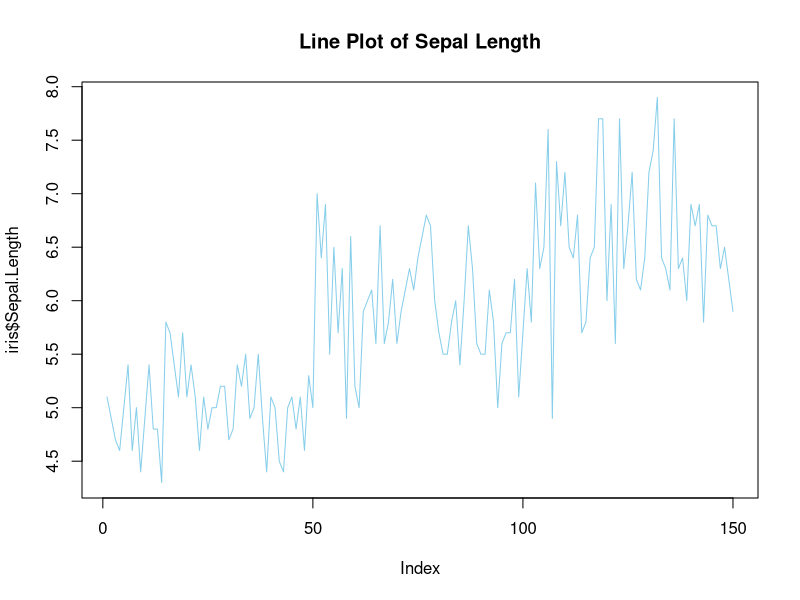
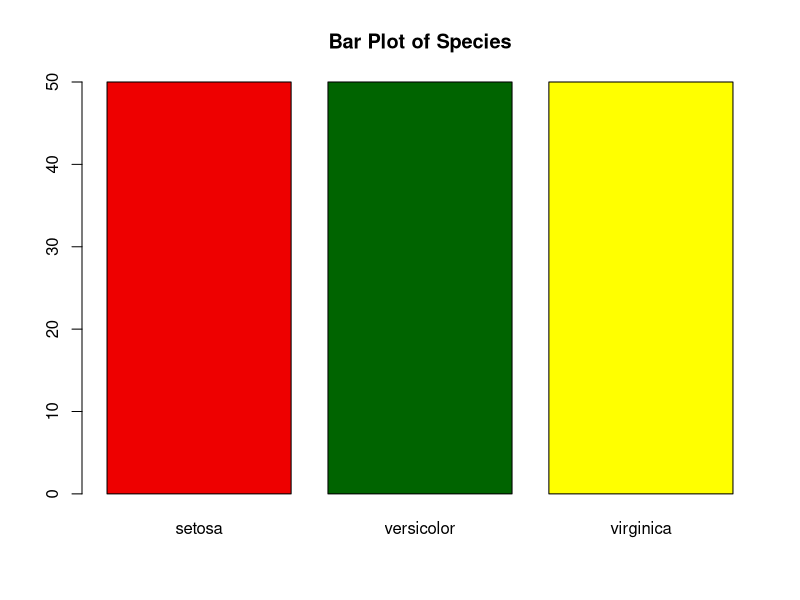
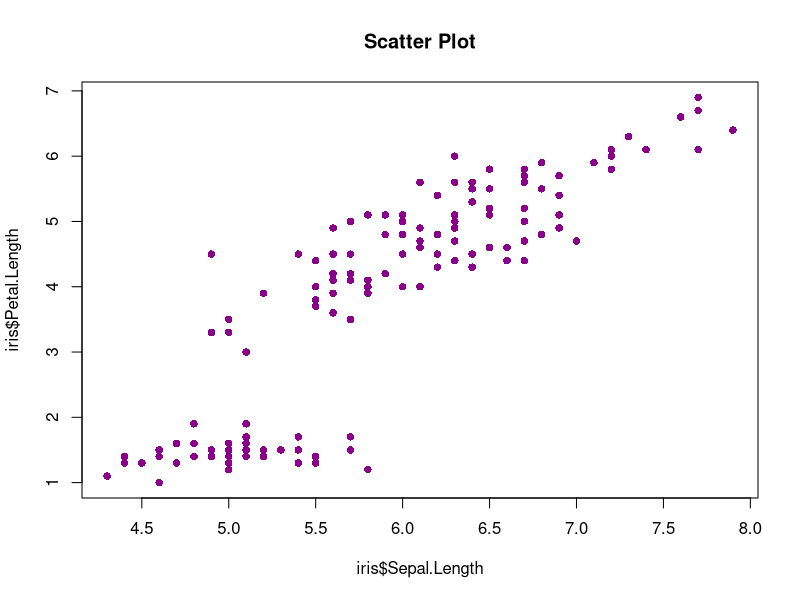
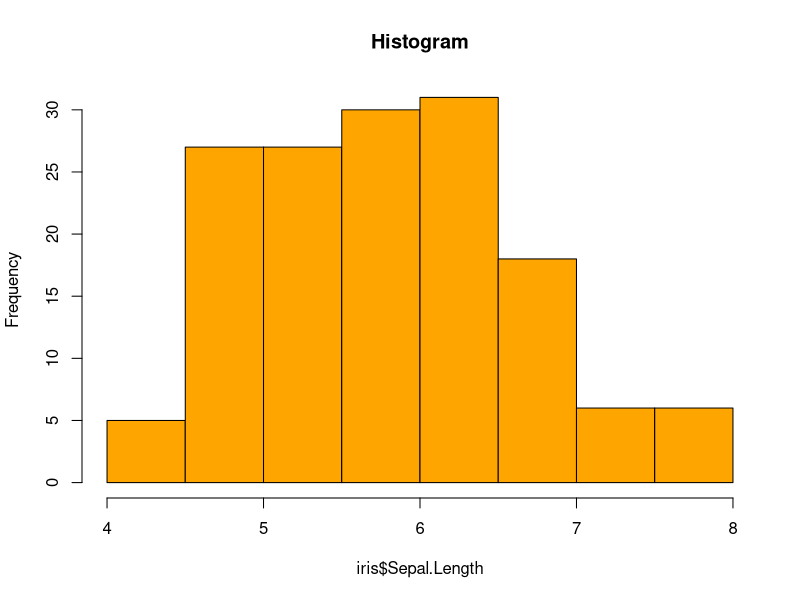
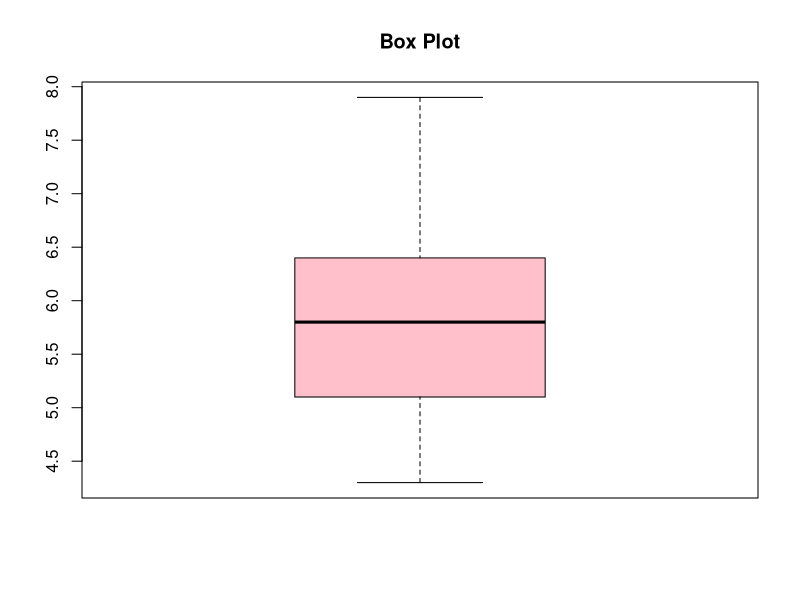
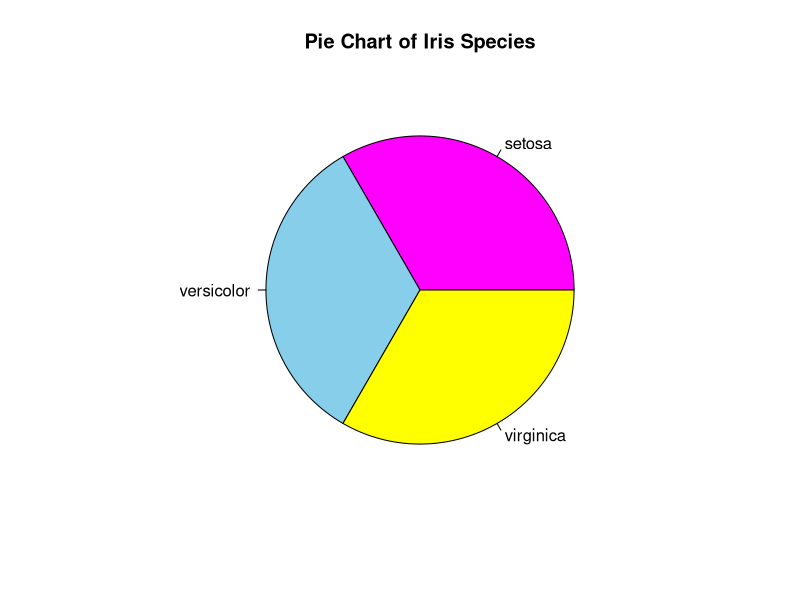
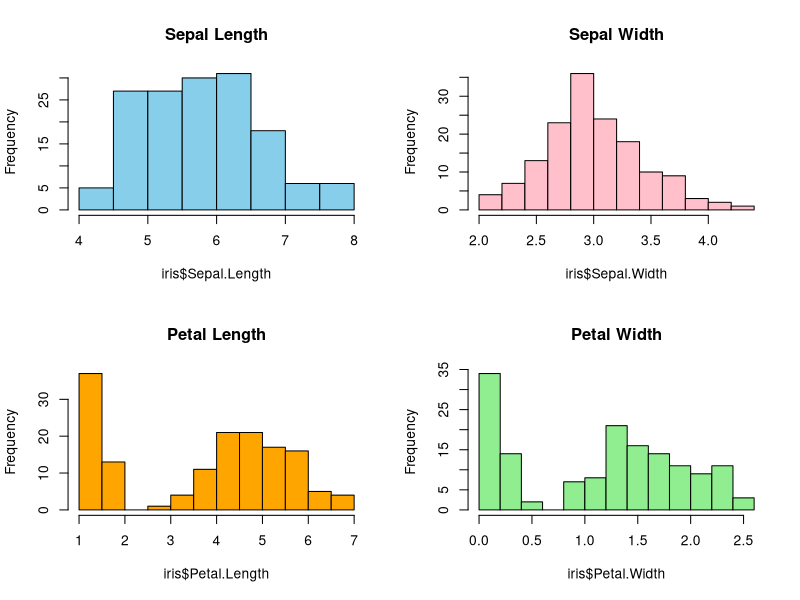
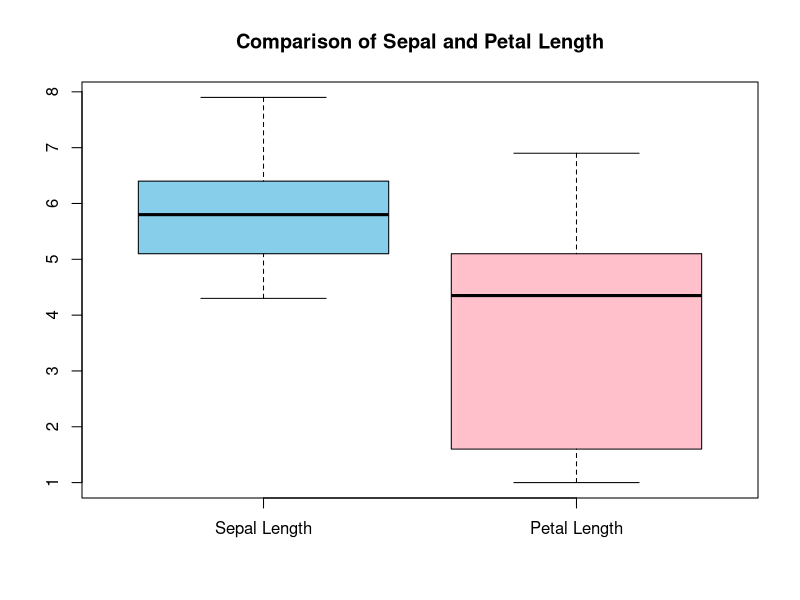

Write R code to recreate these figures, in order.
# Experiment- 05
# Load Dataset
data(iris)
# Line Plot
plot(iris$Sepal.Length,
     type = "l",
     col = "skyblue",
     main = "Line Plot of Sepal Length")
# Bar Plot
species_count <- table(iris$Species)
barplot(species_count,
        col = c("red2", "darkgreen", "yellow"),
        main = "Bar Plot of Species")
# Scatter Plot
plot(iris$Sepal.Length, iris$Petal.Length,
     col = "magenta4",
     pch = 16,
     main = "Scatter Plot")
# Histogram
hist(iris$Sepal.Length,
     col = "orange",
     main = "Histogram")
# Box Plot
boxplot(iris$Sepal.Length,
        col = "pink",
        main = "Box Plot")

# (5.1)Create a Pie Chart
data(iris)
species_count <- table(iris$Species)
pie(species_count,
    col = c("magenta", "skyblue", "yellow"),
    main = "Pie Chart of Iris Species")

# (5.2)Create Multiple Histograms
data(iris)
par(mfrow = c(2, 2))
hist(iris$Sepal.Length,
     col = "skyblue",
     main = "Sepal Length")
hist(iris$Sepal.Width,
     col = "pink",
     main = "Sepal Width")
hist(iris$Petal.Length,
     col = "orange",
     main = "Petal Length")
hist(iris$Petal.Width,
     col = "lightgreen",
     main = "Petal Width")
par(mfrow = c(1, 1))

# (5.3)Compare Two Box Plots
data(iris)
boxplot(iris$Sepal.Length, iris$Petal.Length,
        names = c("Sepal Length", "Petal Length"),
        col = c("skyblue", "pink"),
        main = "Comparison of Sepal and Petal Length")

# (5.4)Change Graph Colors and Themes
data(iris)
par(bg = "lightyellow")
plot(iris$Sepal.Length, iris$Petal.Length,
     col = "magenta4",
     pch = 16,
     main = "Iris Dataset",
     xlab = "Sepal Length",
     ylab = "Petal Length",
     col.main = "blue",
     col.lab = "darkgreen")
par(bg = "white")

# (5.5)Visualize Petal Width Data
data(iris)
hist(iris$Petal.Width,
     col = "orange",
     border = "black",
     main = "Histogram of Petal Width",
     xlab = "Petal Width",
     ylab = "Frequency")
